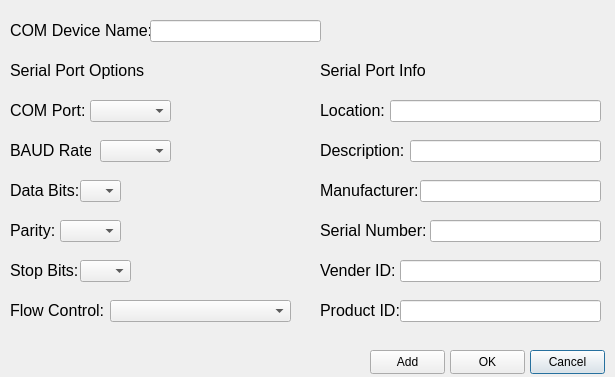
<?xml version="1.0" encoding="UTF-8"?>
<ui version="4.0">
 <class>addComDeviceWindow</class>
 <widget class="QDialog" name="addComDeviceWindow">
  <property name="geometry">
   <rect>
    <x>0</x>
    <y>0</y>
    <width>615</width>
    <height>377</height>
   </rect>
  </property>
  <property name="font">
   <font>
    <pointsize>10</pointsize>
   </font>
  </property>
  <property name="windowTitle">
   <string>Add COM Device</string>
  </property>
  <widget class="QLabel" name="label">
   <property name="geometry">
    <rect>
     <x>10</x>
     <y>10</y>
     <width>141</width>
     <height>41</height>
    </rect>
   </property>
   <property name="font">
    <font>
     <pointsize>12</pointsize>
    </font>
   </property>
   <property name="text">
    <string>COM Device Name:</string>
   </property>
  </widget>
  <widget class="QLineEdit" name="comDeviceNameLineEdit">
   <property name="geometry">
    <rect>
     <x>150</x>
     <y>20</y>
     <width>171</width>
     <height>22</height>
    </rect>
   </property>
   <property name="font">
    <font>
     <pointsize>10</pointsize>
    </font>
   </property>
   <property name="alignment">
    <set>Qt::AlignmentFlag::AlignRight|Qt::AlignmentFlag::AlignTrailing|Qt::AlignmentFlag::AlignVCenter</set>
   </property>
  </widget>
  <widget class="QLabel" name="label_2">
   <property name="geometry">
    <rect>
     <x>10</x>
     <y>50</y>
     <width>141</width>
     <height>41</height>
    </rect>
   </property>
   <property name="font">
    <font>
     <pointsize>12</pointsize>
    </font>
   </property>
   <property name="text">
    <string>Serial Port Options</string>
   </property>
  </widget>
  <widget class="QLabel" name="label_3">
   <property name="geometry">
    <rect>
     <x>10</x>
     <y>90</y>
     <width>81</width>
     <height>41</height>
    </rect>
   </property>
   <property name="font">
    <font>
     <pointsize>12</pointsize>
    </font>
   </property>
   <property name="text">
    <string>COM Port:</string>
   </property>
  </widget>
  <widget class="QLabel" name="label_4">
   <property name="geometry">
    <rect>
     <x>10</x>
     <y>130</y>
     <width>81</width>
     <height>41</height>
    </rect>
   </property>
   <property name="font">
    <font>
     <pointsize>12</pointsize>
    </font>
   </property>
   <property name="text">
    <string>BAUD Rate:</string>
   </property>
  </widget>
  <widget class="QLabel" name="label_5">
   <property name="geometry">
    <rect>
     <x>10</x>
     <y>170</y>
     <width>71</width>
     <height>41</height>
    </rect>
   </property>
   <property name="font">
    <font>
     <pointsize>12</pointsize>
    </font>
   </property>
   <property name="text">
    <string>Data Bits:</string>
   </property>
  </widget>
  <widget class="QLabel" name="label_6">
   <property name="geometry">
    <rect>
     <x>10</x>
     <y>210</y>
     <width>51</width>
     <height>41</height>
    </rect>
   </property>
   <property name="font">
    <font>
     <pointsize>12</pointsize>
    </font>
   </property>
   <property name="text">
    <string>Parity:</string>
   </property>
  </widget>
  <widget class="QLabel" name="label_7">
   <property name="geometry">
    <rect>
     <x>10</x>
     <y>250</y>
     <width>71</width>
     <height>41</height>
    </rect>
   </property>
   <property name="font">
    <font>
     <pointsize>12</pointsize>
    </font>
   </property>
   <property name="text">
    <string>Stop Bits:</string>
   </property>
  </widget>
  <widget class="QLabel" name="label_8">
   <property name="geometry">
    <rect>
     <x>10</x>
     <y>290</y>
     <width>101</width>
     <height>41</height>
    </rect>
   </property>
   <property name="font">
    <font>
     <pointsize>12</pointsize>
    </font>
   </property>
   <property name="text">
    <string>Flow Control:</string>
   </property>
  </widget>
  <widget class="QComboBox" name="comPortComboBox">
   <property name="geometry">
    <rect>
     <x>90</x>
     <y>100</y>
     <width>81</width>
     <height>22</height>
    </rect>
   </property>
  </widget>
  <widget class="QComboBox" name="baudSpeedComboBox">
   <property name="geometry">
    <rect>
     <x>100</x>
     <y>140</y>
     <width>71</width>
     <height>22</height>
    </rect>
   </property>
  </widget>
  <widget class="QComboBox" name="dataBitsComboBox">
   <property name="geometry">
    <rect>
     <x>80</x>
     <y>180</y>
     <width>41</width>
     <height>22</height>
    </rect>
   </property>
  </widget>
  <widget class="QComboBox" name="parityComboBox">
   <property name="geometry">
    <rect>
     <x>60</x>
     <y>220</y>
     <width>61</width>
     <height>22</height>
    </rect>
   </property>
  </widget>
  <widget class="QComboBox" name="stopBitsComboBox">
   <property name="geometry">
    <rect>
     <x>80</x>
     <y>260</y>
     <width>51</width>
     <height>22</height>
    </rect>
   </property>
  </widget>
  <widget class="QComboBox" name="flowControlComboBox">
   <property name="geometry">
    <rect>
     <x>110</x>
     <y>300</y>
     <width>181</width>
     <height>22</height>
    </rect>
   </property>
  </widget>
  <widget class="QPushButton" name="cancelPushButton">
   <property name="geometry">
    <rect>
     <x>530</x>
     <y>350</y>
     <width>75</width>
     <height>24</height>
    </rect>
   </property>
   <property name="font">
    <font>
     <pointsize>9</pointsize>
    </font>
   </property>
   <property name="text">
    <string>Cancel</string>
   </property>
   <property name="default">
    <bool>true</bool>
   </property>
  </widget>
  <widget class="QPushButton" name="okPushButton">
   <property name="geometry">
    <rect>
     <x>450</x>
     <y>350</y>
     <width>75</width>
     <height>24</height>
    </rect>
   </property>
   <property name="font">
    <font>
     <pointsize>9</pointsize>
    </font>
   </property>
   <property name="text">
    <string>OK</string>
   </property>
   <property name="autoDefault">
    <bool>false</bool>
   </property>
  </widget>
  <widget class="QPushButton" name="addPushButton">
   <property name="geometry">
    <rect>
     <x>370</x>
     <y>350</y>
     <width>75</width>
     <height>24</height>
    </rect>
   </property>
   <property name="font">
    <font>
     <pointsize>9</pointsize>
    </font>
   </property>
   <property name="text">
    <string>Add</string>
   </property>
   <property name="autoDefault">
    <bool>false</bool>
   </property>
  </widget>
  <widget class="QLabel" name="label_19">
   <property name="geometry">
    <rect>
     <x>320</x>
     <y>50</y>
     <width>111</width>
     <height>41</height>
    </rect>
   </property>
   <property name="font">
    <font>
     <pointsize>12</pointsize>
    </font>
   </property>
   <property name="text">
    <string>Serial Port Info</string>
   </property>
  </widget>
  <widget class="QLabel" name="label_14">
   <property name="geometry">
    <rect>
     <x>320</x>
     <y>130</y>
     <width>91</width>
     <height>41</height>
    </rect>
   </property>
   <property name="font">
    <font>
     <pointsize>12</pointsize>
    </font>
   </property>
   <property name="text">
    <string>Description:</string>
   </property>
  </widget>
  <widget class="QLabel" name="label_15">
   <property name="geometry">
    <rect>
     <x>320</x>
     <y>170</y>
     <width>101</width>
     <height>41</height>
    </rect>
   </property>
   <property name="font">
    <font>
     <pointsize>12</pointsize>
    </font>
   </property>
   <property name="text">
    <string>Manufacturer:</string>
   </property>
  </widget>
  <widget class="QLabel" name="vendorIDLabel">
   <property name="geometry">
    <rect>
     <x>320</x>
     <y>250</y>
     <width>81</width>
     <height>41</height>
    </rect>
   </property>
   <property name="font">
    <font>
     <pointsize>12</pointsize>
    </font>
   </property>
   <property name="text">
    <string>Vender ID:</string>
   </property>
  </widget>
  <widget class="QLabel" name="productIDLabel">
   <property name="geometry">
    <rect>
     <x>320</x>
     <y>290</y>
     <width>81</width>
     <height>41</height>
    </rect>
   </property>
   <property name="font">
    <font>
     <pointsize>12</pointsize>
    </font>
   </property>
   <property name="text">
    <string>Product ID:</string>
   </property>
  </widget>
  <widget class="QLabel" name="label_16">
   <property name="geometry">
    <rect>
     <x>320</x>
     <y>210</y>
     <width>111</width>
     <height>41</height>
    </rect>
   </property>
   <property name="font">
    <font>
     <pointsize>12</pointsize>
    </font>
   </property>
   <property name="text">
    <string>Serial Number:</string>
   </property>
  </widget>
  <widget class="QLabel" name="label_13">
   <property name="geometry">
    <rect>
     <x>320</x>
     <y>90</y>
     <width>71</width>
     <height>41</height>
    </rect>
   </property>
   <property name="font">
    <font>
     <pointsize>12</pointsize>
    </font>
   </property>
   <property name="text">
    <string>Location:</string>
   </property>
  </widget>
  <widget class="QLineEdit" name="locationLlineEdit">
   <property name="geometry">
    <rect>
     <x>390</x>
     <y>100</y>
     <width>211</width>
     <height>22</height>
    </rect>
   </property>
   <property name="font">
    <font>
     <pointsize>10</pointsize>
    </font>
   </property>
   <property name="alignment">
    <set>Qt::AlignmentFlag::AlignRight|Qt::AlignmentFlag::AlignTrailing|Qt::AlignmentFlag::AlignVCenter</set>
   </property>
  </widget>
  <widget class="QLineEdit" name="descriptionLineEdit">
   <property name="geometry">
    <rect>
     <x>410</x>
     <y>140</y>
     <width>191</width>
     <height>22</height>
    </rect>
   </property>
   <property name="font">
    <font>
     <pointsize>10</pointsize>
    </font>
   </property>
   <property name="alignment">
    <set>Qt::AlignmentFlag::AlignRight|Qt::AlignmentFlag::AlignTrailing|Qt::AlignmentFlag::AlignVCenter</set>
   </property>
  </widget>
  <widget class="QLineEdit" name="manufactureLineEdit">
   <property name="geometry">
    <rect>
     <x>420</x>
     <y>180</y>
     <width>181</width>
     <height>22</height>
    </rect>
   </property>
   <property name="font">
    <font>
     <pointsize>10</pointsize>
    </font>
   </property>
   <property name="alignment">
    <set>Qt::AlignmentFlag::AlignRight|Qt::AlignmentFlag::AlignTrailing|Qt::AlignmentFlag::AlignVCenter</set>
   </property>
  </widget>
  <widget class="QLineEdit" name="vendorIDLineEdit">
   <property name="geometry">
    <rect>
     <x>400</x>
     <y>260</y>
     <width>201</width>
     <height>22</height>
    </rect>
   </property>
   <property name="font">
    <font>
     <pointsize>10</pointsize>
    </font>
   </property>
   <property name="alignment">
    <set>Qt::AlignmentFlag::AlignRight|Qt::AlignmentFlag::AlignTrailing|Qt::AlignmentFlag::AlignVCenter</set>
   </property>
  </widget>
  <widget class="QLineEdit" name="serialNumLineEdit">
   <property name="geometry">
    <rect>
     <x>430</x>
     <y>220</y>
     <width>171</width>
     <height>22</height>
    </rect>
   </property>
   <property name="font">
    <font>
     <pointsize>10</pointsize>
    </font>
   </property>
   <property name="alignment">
    <set>Qt::AlignmentFlag::AlignRight|Qt::AlignmentFlag::AlignTrailing|Qt::AlignmentFlag::AlignVCenter</set>
   </property>
  </widget>
  <widget class="QLineEdit" name="productIDLineEdit">
   <property name="geometry">
    <rect>
     <x>400</x>
     <y>300</y>
     <width>201</width>
     <height>22</height>
    </rect>
   </property>
   <property name="alignment">
    <set>Qt::AlignmentFlag::AlignRight|Qt::AlignmentFlag::AlignTrailing|Qt::AlignmentFlag::AlignVCenter</set>
   </property>
  </widget>
 </widget>
 <tabstops>
  <tabstop>comDeviceNameLineEdit</tabstop>
  <tabstop>comPortComboBox</tabstop>
  <tabstop>baudSpeedComboBox</tabstop>
  <tabstop>dataBitsComboBox</tabstop>
  <tabstop>parityComboBox</tabstop>
  <tabstop>stopBitsComboBox</tabstop>
  <tabstop>flowControlComboBox</tabstop>
  <tabstop>locationLlineEdit</tabstop>
  <tabstop>descriptionLineEdit</tabstop>
  <tabstop>manufactureLineEdit</tabstop>
  <tabstop>serialNumLineEdit</tabstop>
  <tabstop>vendorIDLineEdit</tabstop>
  <tabstop>productIDLineEdit</tabstop>
  <tabstop>addPushButton</tabstop>
  <tabstop>okPushButton</tabstop>
  <tabstop>cancelPushButton</tabstop>
 </tabstops>
 <resources/>
 <connections/>
</ui>
